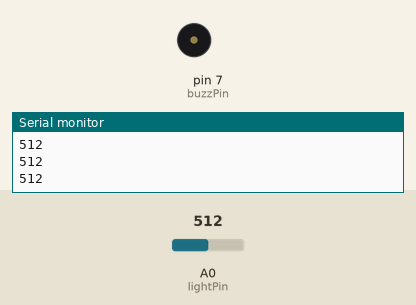
A sketch run on a simulated Arduino Uno, built with avr-gcc and run on an emulated ATmega328P. Shown: buzzer (waves = sounding), the last lines printed to the serial monitor. The inputs (shaded band) are chosen by the test bench; at power-on: A0 (lightPin) = 512.

Above: at 1.2 s.
1.3 s: A0 (lightPin) set to 73
2.8 s: A0 (lightPin) set to 63
At 3.3 s:
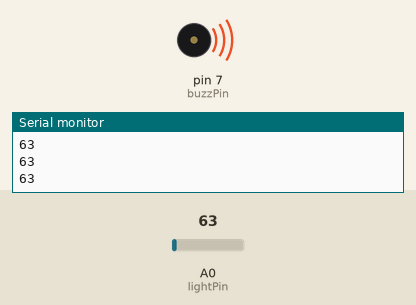
4.3 s: A0 (lightPin) set to 181
At 4.8 s:
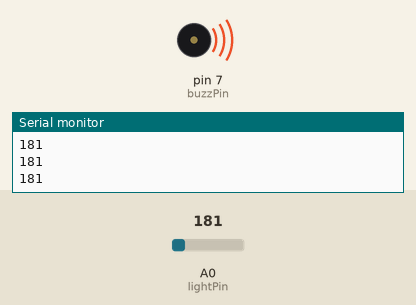
5.8 s: A0 (lightPin) set to 206
At 7.4 s:
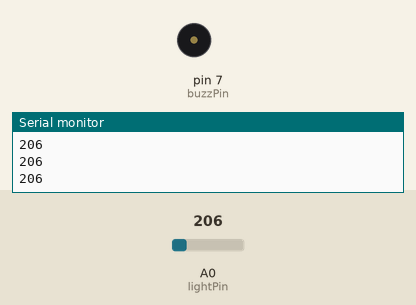
Timing chart, 0 to 8.5 s (numbered marks = the images above; inputs shaded):
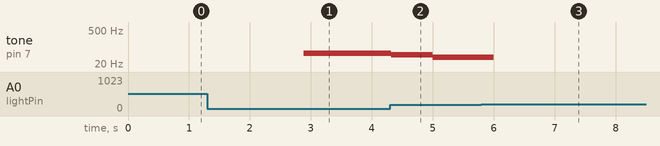

The sketch:

26_More_Fun_with_Photoresistors.ino
```cpp
int lightPin = A0;
int buzzPin = 7;
int lightVal;
int toneVal;
int delayVal;

void setup() {
  // put your setup code here, to run once:
  pinMode(lightPin, INPUT);
  pinMode(buzzPin, OUTPUT);
  Serial.begin(9600);
}

void loop() {
  // put your main code here, to run repeatedly:
  lightVal = analogRead(lightPin);
  delayVal = ((9.0/300.0) * lightVal) + 8;
  Serial.println(lightVal);

  digitalWrite(buzzPin, HIGH);
  delay(delayVal);
  digitalWrite(buzzPin, LOW);
  delay(delayVal);
}

// Hook up photoresistor in series with passive buzzer
// Generate a pleasant, continously varying audible tone that gives
// an audible indication of how brights the lights are in the room
// Dark on one end, light on the other, change tone in between dark/light
// Need to do some math

/*
(1,300) --> (10,600)
x1,y1  -->  x2,y2
y2-y1/x2-x1
10-1/600-300
9/300 = m

y-y1 = m(x-x1)
y-1 = 9/300(x-300)
y = 9/300x - 9 + 1
y = 9/300x - 8
*/
```

Measured:
- the behaviour switches between 67 and 66 on A0 (lightPin) (found by bisection; images 0 and 1)
- the behaviour switches between 199 and 200 on A0 (lightPin) (found by bisection; images 2 and 3)
- after the input at 2.8 s, tone on pin 7 (buzzPin): silent → 55 Hz after 0.08 s
- after the input at 4.3 s, tone on pin 7 (buzzPin): 55 Hz → 48 Hz at once, → 38 Hz 0.68 s later
- after the input at 5.8 s, tone on pin 7 (buzzPin): 38 Hz → silent after 0.20 s
